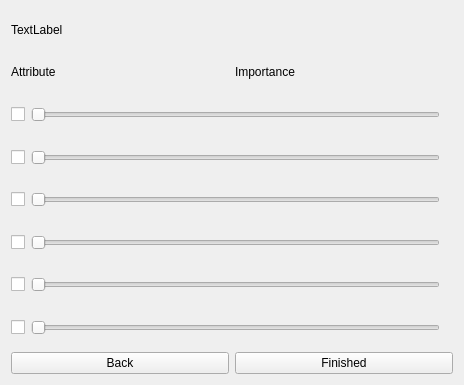
<?xml version="1.0" encoding="UTF-8"?>
<ui version="4.0">
 <class>UserPreferencesScreen2</class>
 <widget class="QWidget" name="UserPreferencesScreen2">
  <property name="geometry">
   <rect>
    <x>0</x>
    <y>0</y>
    <width>464</width>
    <height>385</height>
   </rect>
  </property>
  <property name="windowTitle">
   <string>Form</string>
  </property>
  <layout class="QVBoxLayout" name="verticalLayout">
   <item>
    <widget class="QLabel" name="animalTypeLabel">
     <property name="text">
      <string>TextLabel</string>
     </property>
    </widget>
   </item>
   <item>
    <layout class="QHBoxLayout" name="horizontalLayout_3">
     <item>
      <widget class="QLabel" name="label">
       <property name="text">
        <string>Attribute</string>
       </property>
      </widget>
     </item>
     <item>
      <widget class="QLabel" name="label_2">
       <property name="text">
        <string>Importance</string>
       </property>
      </widget>
     </item>
    </layout>
   </item>
   <item>
    <layout class="QHBoxLayout" name="horizontalLayout_14">
     <item>
      <layout class="QHBoxLayout" name="horizontalLayout">
       <item>
        <widget class="QCheckBox" name="att1">
         <property name="text">
          <string/>
         </property>
         <attribute name="buttonGroup">
          <string notr="true">buttonGroup</string>
         </attribute>
        </widget>
       </item>
       <item>
        <widget class="QSlider" name="attImport1">
         <property name="orientation">
          <enum>Qt::Horizontal</enum>
         </property>
        </widget>
       </item>
      </layout>
     </item>
     <item>
      <widget class="QLabel" name="attnum1">
       <property name="text">
        <string/>
       </property>
      </widget>
     </item>
    </layout>
   </item>
   <item>
    <layout class="QHBoxLayout" name="horizontalLayout_13">
     <item>
      <layout class="QHBoxLayout" name="horizontalLayout_4">
       <item>
        <widget class="QCheckBox" name="att2">
         <property name="text">
          <string/>
         </property>
         <attribute name="buttonGroup">
          <string notr="true">buttonGroup</string>
         </attribute>
        </widget>
       </item>
       <item>
        <widget class="QSlider" name="attImport2">
         <property name="orientation">
          <enum>Qt::Horizontal</enum>
         </property>
        </widget>
       </item>
      </layout>
     </item>
     <item>
      <widget class="QLabel" name="attnum2">
       <property name="text">
        <string/>
       </property>
      </widget>
     </item>
    </layout>
   </item>
   <item>
    <layout class="QHBoxLayout" name="horizontalLayout_12">
     <item>
      <layout class="QHBoxLayout" name="horizontalLayout_5">
       <item>
        <widget class="QCheckBox" name="att3">
         <property name="text">
          <string/>
         </property>
         <attribute name="buttonGroup">
          <string notr="true">buttonGroup</string>
         </attribute>
        </widget>
       </item>
       <item>
        <widget class="QSlider" name="attImport3">
         <property name="orientation">
          <enum>Qt::Horizontal</enum>
         </property>
        </widget>
       </item>
      </layout>
     </item>
     <item>
      <widget class="QLabel" name="attnum3">
       <property name="text">
        <string/>
       </property>
      </widget>
     </item>
    </layout>
   </item>
   <item>
    <layout class="QHBoxLayout" name="horizontalLayout_11">
     <item>
      <layout class="QHBoxLayout" name="horizontalLayout_6">
       <item>
        <widget class="QCheckBox" name="att4">
         <property name="text">
          <string/>
         </property>
         <attribute name="buttonGroup">
          <string notr="true">buttonGroup</string>
         </attribute>
        </widget>
       </item>
       <item>
        <widget class="QSlider" name="attImport4">
         <property name="orientation">
          <enum>Qt::Horizontal</enum>
         </property>
        </widget>
       </item>
      </layout>
     </item>
     <item>
      <widget class="QLabel" name="attnum4">
       <property name="text">
        <string/>
       </property>
      </widget>
     </item>
    </layout>
   </item>
   <item>
    <layout class="QHBoxLayout" name="horizontalLayout_10">
     <item>
      <layout class="QHBoxLayout" name="horizontalLayout_7">
       <item>
        <widget class="QCheckBox" name="att5">
         <property name="text">
          <string/>
         </property>
         <attribute name="buttonGroup">
          <string notr="true">buttonGroup</string>
         </attribute>
        </widget>
       </item>
       <item>
        <widget class="QSlider" name="attImport5">
         <property name="orientation">
          <enum>Qt::Horizontal</enum>
         </property>
        </widget>
       </item>
      </layout>
     </item>
     <item>
      <widget class="QLabel" name="attnum5">
       <property name="text">
        <string/>
       </property>
      </widget>
     </item>
    </layout>
   </item>
   <item>
    <layout class="QHBoxLayout" name="horizontalLayout_9">
     <item>
      <layout class="QHBoxLayout" name="horizontalLayout_8">
       <item>
        <widget class="QCheckBox" name="att6">
         <property name="text">
          <string/>
         </property>
         <attribute name="buttonGroup">
          <string notr="true">buttonGroup</string>
         </attribute>
        </widget>
       </item>
       <item>
        <widget class="QSlider" name="attImport6">
         <property name="orientation">
          <enum>Qt::Horizontal</enum>
         </property>
        </widget>
       </item>
      </layout>
     </item>
     <item>
      <widget class="QLabel" name="attnum6">
       <property name="text">
        <string/>
       </property>
      </widget>
     </item>
    </layout>
   </item>
   <item>
    <layout class="QHBoxLayout" name="horizontalLayout_2">
     <item>
      <widget class="QPushButton" name="backButton">
       <property name="text">
        <string>Back</string>
       </property>
      </widget>
     </item>
     <item>
      <widget class="QPushButton" name="doneButton">
       <property name="text">
        <string>Finished</string>
       </property>
      </widget>
     </item>
    </layout>
   </item>
  </layout>
 </widget>
 <resources/>
 <connections/>
 <buttongroups>
  <buttongroup name="buttonGroup">
   <property name="exclusive">
    <bool>false</bool>
   </property>
  </buttongroup>
 </buttongroups>
</ui>
